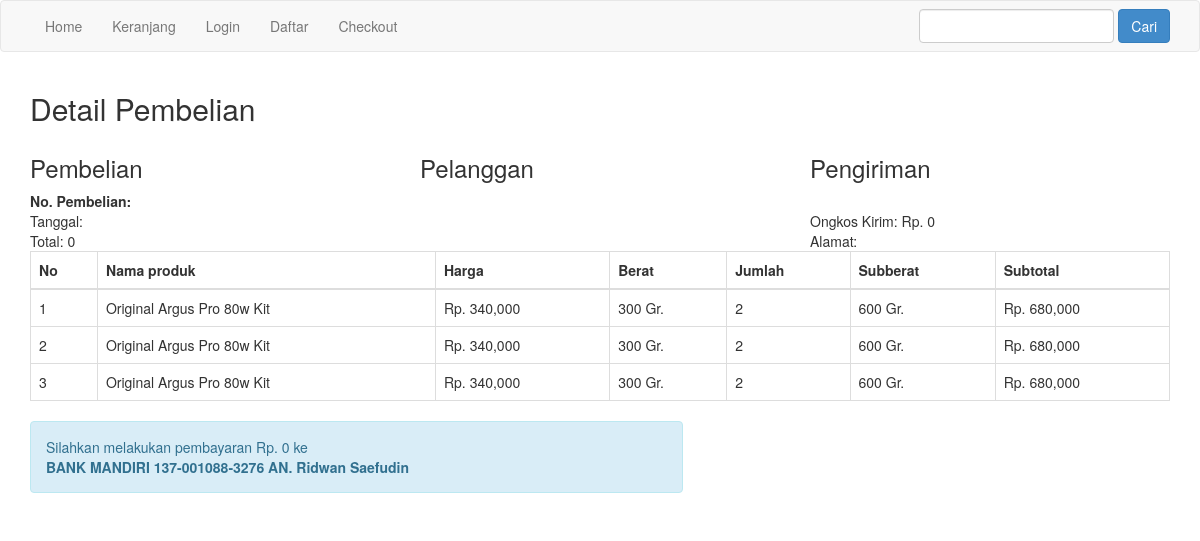
/nota.php, run on the app's committed database.
### tables this page shows
CREATE TABLE `pembelian_produk` (
  `id_pembelian_produk` int(11) NOT NULL,
  `id_pembelian` int(11) NOT NULL,
  `id_produk` int(11) NOT NULL,
  `jumlah` int(11) NOT NULL,
  `nama` varchar(100) NOT NULL,
  `harga` int(11) NOT NULL,
  `berat` int(11) NOT NULL,
  `subberat` int(11) NOT NULL,
  `subharga` int(11) NOT NULL
);

### nota.php (the view, shortened to what this page needs)
<?php
include 'koneksi.php';
?>
<!DOCTYPE html>
<html lang="en">
<head>
    <link rel="stylesheet" href="admin/assets/css/bootstrap.css">
</head>
<body>
    <?php include 'menu.php'; ?>
    <section class="content">
        <div class="container">
            <h2>Detail Pembelian</h2>
            <?php
            $ambil = $koneksi->query("SELECT * FROM pembelian JOIN pelanggan
        ON pembelian.id_pelanggan=pelanggan.id_pelanggan
        WHERE pembelian.id_pembelian='$_GET[id]'");
            $detail = $ambil->fetch_assoc();
            ?>
            <div class="row">
                <div class="col-md-4">
                    <h3>Pembelian</h3>
                    <strong>No. Pembelian: <?php echo $detail['id_pembelian'] ?></strong><br>
                    Tanggal: <?php echo $detail['tanggal_pembelian']; ?><br>
                    Total: <?php echo number_format($detail['total_pembelian']) ?>
                </div>
                <div class="col-md-4">
                    <h3>Pelanggan</h3>
                    <strong><?php echo $detail['nama_pelanggan']; ?></strong><br>
                    <p>
                        <?php echo $detail['telepon_pelanggan']; ?><br>
                    </p>
                </div>
                <div class="col-md-4">
                    <h3>Pengiriman</h3>
                    <strong><?php echo $detail['nama_kota'] ?></strong> <br>
                    Ongkos Kirim: Rp. <?php echo number_format($detail['tarif']); ?><br>
                    Alamat: <?php echo $detail['alamat_pengiriman'] ?>
                </div>
            </div>
            <table class="table table-bordered ">
                <thead>
                    <tr>
                        <th>No</th>
                        <th>Nama produk</th>
                        <th>Harga</th>
                        <th>Berat</th>
                        <th>Jumlah</th>
                        <th>Subberat</th>
                        <th>Subtotal</th>
                    </tr>
                </thead>
                <tbody>
                    <?php $nomor = 1; ?>
                    <?php $ambil = $koneksi->query("SELECT * FROM pembelian_produk WHERE id_pembelian='$_GET[id]'"); ?>
                    <?php while ($pecah = $ambil->fetch_assoc()) { ?>
                        <tr>
                            <td><?php echo $nomor; ?></td>
                            <td><?php echo $pecah['nama']; ?></td>
                            <td>Rp. <?php echo number_format($pecah['harga']); ?></td>
                            <td><?php echo $pecah['berat']; ?> Gr.</td>
                            <td><?php echo $pecah['jumlah']; ?></td>
                            <td><?php echo $pecah['subberat']; ?> Gr.</td>
                            <td>Rp. <?php echo number_format($pecah['subharga']); ?></td>
                        </tr>
                        <?php $nomor++; ?>
                    <?php } ?>
                </tbody>
            </table>
            <div class="row">
                <div class="col-md-7">
                    <div class="alert-info alert">
                        <p>
                            Silahkan melakukan pembayaran Rp. <?php echo number_format($detail['total_pembelian']); ?> ke <br>
                            <strong>BANK MANDIRI 137-001088-3276 AN. Ridwan Saefudin</strong>
                        </p>
                    </div>
                </div>
            </div>
        </div>
    </section>
</body>
</html>

### data on the page
pembelian_produk: nama "Original Argus Pro 80w Kit", harga "340,000", berat "300", jumlah "2", subberat "600", subharga "680,000"
pembelian_produk: nama "Original Argus Pro 80w Kit", harga "340,000", berat "300", jumlah "2", subberat "600", subharga "680,000"
pembelian_produk: nama "Original Argus Pro 80w Kit", harga "340,000", berat "300", jumlah "2", subberat "600", subharga "680,000"

### other printed values
$detail['total_pembelian'] "0"
$detail['tarif'] "0"
